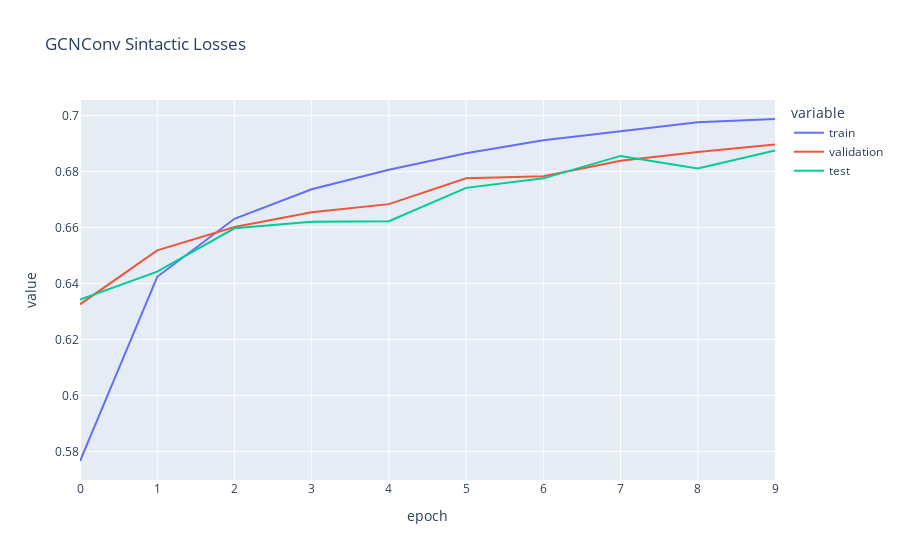

Source (notebook cell):
### Markdown cell above
# 2 Capas

### Code cell
route = '/usrvol/results/2_layers_GCNConv/'
files = os.listdir(f'{route}')

train = []
val = []
test = []
for i in range(10):
    with open(f"{route}" + f"classification_report_train_epoch{i}.json" ) as f:
        dic = json.load(f)
        f1 = dic['weighted avg']['f1-score']
        train.append(f1)
    with open(f"{route}" + f"classification_report_dev_epoch{i}.json") as f:
        dic = json.load(f)
        f1 = dic['weighted avg']['f1-score']
        val.append(f1)
    with open(f"{route}" + f"classification_report_test_epoch{i}.json") as f:
        dic = json.load(f)
        f1 = dic['weighted avg']['f1-score']
        test.append(f1)

import plotly.express as px
import pandas as pd

# Creating a DataFrame with index as x-axis and values as y-axis
df_train = pd.DataFrame({
    'epoch': range(len(train)),
    'train': train,
    'validation': val,
    'test': test
})


# Plotting the DataFrame
fig = px.line(df_train, x='epoch', y=['train', 'validation', 'test'], title='GCNConv Sintactic Losses')
fig.show()

### Figure 1 — Plotly figure (JSON) as saved in the notebook; plotly's stock layout.template omitted (floating-point values rounded to 4 significant figures)
{"data": [{"hovertemplate": "variable=train<br>epoch=%{x}<br>value=%{y}<extra></extra>", "legendgroup": "train", "line": {"color": "#636efa", "dash": "solid"}, "marker": {"symbol": "circle"}, "mode": "lines", "name": "train", "orientation": "v", "showlegend": true, "type": "scatter", "x": [0, 1, 2, 3, 4, 5, 6, 7, 8, 9], "xaxis": "x", "y": [0.5767, 0.6425, 0.6632, 0.6738, 0.6807, 0.6866, 0.6913, 0.6945, 0.6976, 0.6988], "yaxis": "y"}, {"hovertemplate": "variable=validation<br>epoch=%{x}<br>value=%{y}<extra></extra>", "legendgroup": "validation", "line": {"color": "#EF553B", "dash": "solid"}, "marker": {"symbol": "circle"}, "mode": "lines", "name": "validation", "orientation": "v", "showlegend": true, "type": "scatter", "x": [0, 1, 2, 3, 4, 5, 6, 7, 8, 9], "xaxis": "x", "y": [0.6326, 0.6519, 0.6602, 0.6655, 0.6684, 0.6777, 0.6784, 0.6839, 0.687, 0.6897], "yaxis": "y"}, {"hovertemplate": "variable=test<br>epoch=%{x}<br>value=%{y}<extra></extra>", "legendgroup": "test", "line": {"color": "#00cc96", "dash": "solid"}, "marker": {"symbol": "circle"}, "mode": "lines", "name": "test", "orientation": "v", "showlegend": true, "type": "scatter", "x": [0, 1, 2, 3, 4, 5, 6, 7, 8, 9], "xaxis": "x", "y": [0.6344, 0.6443, 0.6598, 0.6622, 0.6623, 0.6742, 0.6776, 0.6857, 0.6811, 0.6876], "yaxis": "y"}], "layout": {"legend": {"title": {"text": "variable"}, "tracegroupgap": 0}, "title": {"text": "GCNConv Sintactic Losses"}, "xaxis": {"anchor": "y", "domain": [0, 1], "title": {"text": "epoch"}}, "yaxis": {"anchor": "x", "domain": [0, 1], "title": {"text": "value"}}}}
